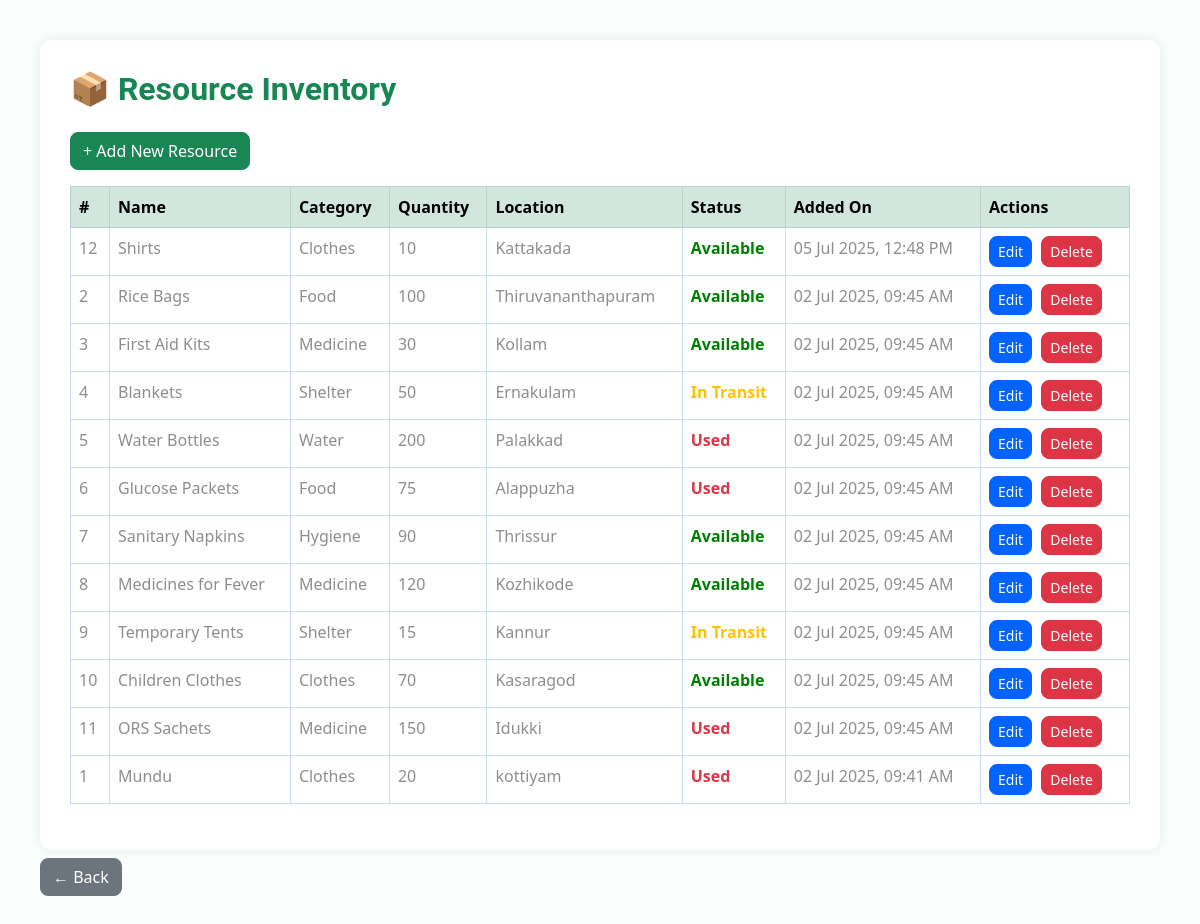
/user/admin/resources.php (signed in), run on the app's committed database.
### tables this page shows
CREATE TABLE `resources` (
  `id` int(11) NOT NULL,
  `name` varchar(100) NOT NULL,
  `category` varchar(50) NOT NULL,
  `quantity` int(11) NOT NULL,
  `location` varchar(100) NOT NULL,
  `status` enum('Available','Used','In Transit') DEFAULT 'Available',
  `added_on` datetime DEFAULT current_timestamp()
);

### user/admin/resources.php (the view, shortened to what this page needs)
<?php
include __DIR__ . '/../../config/db.php';
$result = $conn->query("SELECT * FROM resources ORDER BY added_on DESC");
?>
<!DOCTYPE html>
<html lang="en">
<head>
  <link rel="stylesheet" href="../../assets/css/bootstrap.min.css">
</head>
<body>
<div class="container">
  <h2 class="mb-4 text-success">📦 Resource Inventory</h2>
  <a href="add_resource.php" class="btn btn-success mb-3">+ Add New Resource</a>
  <?php if ($result->num_rows > 0): ?>
    <table class="table table-bordered table-hover">
      <thead class="table-success">
        <tr>
          <th>#</th>
          <th>Name</th>
          <th>Category</th>
          <th>Quantity</th>
          <th>Location</th>
          <th>Status</th>
          <th>Added On</th>
          <th>Actions</th>
        </tr>
      </thead>
      <tbody>
        <?php while($row = $result->fetch_assoc()): ?>
          <tr>
            <td><?= $row['id'] ?></td>
            <td><?= htmlspecialchars($row['name']) ?></td>
            <td><?= htmlspecialchars($row['category']) ?></td>
            <td><?= $row['quantity'] ?></td>
            <td><?= htmlspecialchars($row['location']) ?></td>
            <td class="status-<?= str_replace(' ', '', $row['status']) ?>">
              <?= $row['status'] ?>
            </td>
            <td><?= date("d M Y, h:i A", strtotime($row['added_on'])) ?></td>
            <td>
              <a href="edit_resource.php?id=<?= $row['id'] ?>" class="btn btn-sm btn-primary">Edit</a>
              <a href="delete_resource.php?id=<?= $row['id'] ?>" class="btn btn-sm btn-danger" onclick="return confirm('Are you sure to delete this resource?')">Delete</a>
            </td>
          </tr>
        <?php endwhile; ?>
      </tbody>
    </table>
  <?php endif; ?>
</div>
<a href="../admin.php" class="btn btn-secondary w-10 mt-2">← Back</a>
</body>
</html>

### user/admin/resources.php (style rules this page uses)
body { background: #f9fdfb; font-family: 'Segoe UI', sans-serif; padding: 40px; }
.container { background: white; padding: 30px; border-radius: 12px; box-shadow: 0 0 12px rgba(0,0,0,0.08); }
.btn-sm { margin-right: 5px; }
.status-Available { color: green; font-weight: bold; }
.status-Used { color: #dc3545; font-weight: bold; }
.status-InTransit { color: #ffc107; font-weight: bold; }

### data on the page
resources: id "12", name "Shirts", category "Clothes", quantity "10", location "Kattakada", status "Available", added_on "05 Jul 2025, 12:48 PM"
resources: id "2", name "Rice Bags", category "Food", quantity "100", location "Thiruvananthapuram", status "Available", added_on "02 Jul 2025, 09:45 AM"
resources: id "3", name "First Aid Kits", category "Medicine", quantity "30", location "Kollam", status "Available", added_on "02 Jul 2025, 09:45 AM"
resources: id "4", name "Blankets", category "Shelter", quantity "50", location "Ernakulam", status "In Transit", added_on "02 Jul 2025, 09:45 AM"
resources: id "5", name "Water Bottles", category "Water", quantity "200", location "Palakkad", status "Used", added_on "02 Jul 2025, 09:45 AM"
resources: id "6", name "Glucose Packets", category "Food", quantity "75", location "Alappuzha", status "Used", added_on "02 Jul 2025, 09:45 AM"
resources: id "7", name "Sanitary Napkins", category "Hygiene", quantity "90", location "Thrissur", status "Available", added_on "02 Jul 2025, 09:45 AM"
resources: id "8", name "Medicines for Fever", category "Medicine", quantity "120", location "Kozhikode", status "Available", added_on "02 Jul 2025, 09:45 AM"
resources: id "9", name "Temporary Tents", category "Shelter", quantity "15", location "Kannur", status "In Transit", added_on "02 Jul 2025, 09:45 AM"
resources: id "10", name "Children Clothes", category "Clothes", quantity "70", location "Kasaragod", status "Available", added_on "02 Jul 2025, 09:45 AM"
resources: id "11", name "ORS Sachets", category "Medicine", quantity "150", location "Idukki", status "Used", added_on "02 Jul 2025, 09:45 AM"
resources: id "1", name "Mundu", category "Clothes", quantity "20", location "kottiyam", status "Used", added_on "02 Jul 2025, 09:41 AM"
